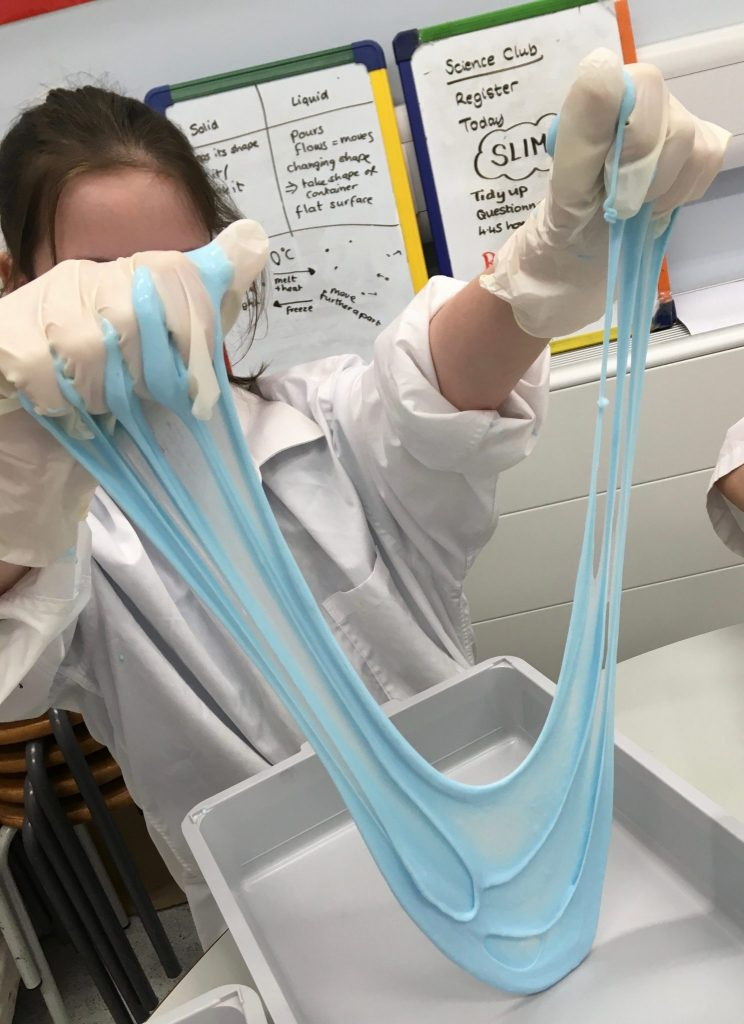
#> input picture Mzamomtsha All combined work/images/IMG_6467-744x1024.jpeg, 744 x 1024 px, given in place of the camera
$ python MotDec.py
#> lines starting #> are read from the running program, lines starting #| are printed output that depends on the picture
# import everytging
import imutils
from imutils.video import VideoStream
import argparse
import cv2

# construct the argument parser and parse the arguments
ap = argparse.ArgumentParser()
ap.add_argument("-v", "--video", help="path to the video file")
ap.add_argument("-a", "--min-area", type=int, default=500, help="minimum area size")
args = vars(ap.parse_args())

#load in webcam (remember to remove sticker)
vs = VideoStream(src=0).start()

#initialize the first frame in the video stream
firstFrame = None

#loop through the frames of the video
while True:
	#get the current frame and initialize the text
	frame = vs.read()
#> frame is the input picture: shape (1024, 744, 3); mean B, G, R 153.4, 158.3, 157.3
	#text on frame
	text = "Unoccupied"
	#resize the frame, convert it to grayscale, and blur it
	frame = imutils.resize(frame, width=500)
#> frame: shape (688, 500, 3)
	gray = cv2.cvtColor(frame, cv2.COLOR_BGR2GRAY)
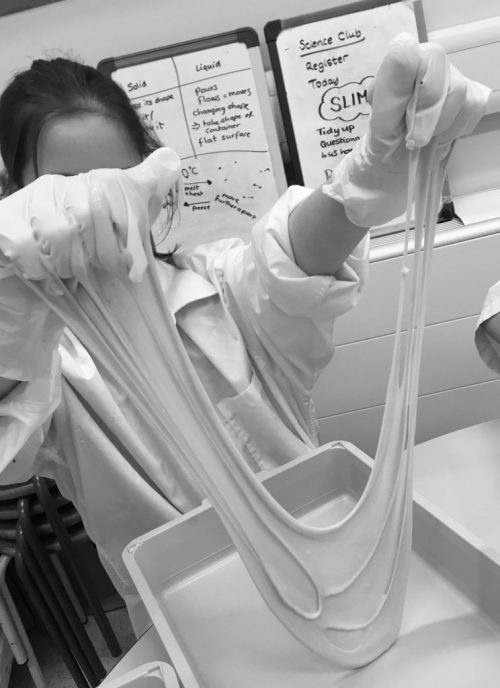
#> gray: shape (688, 500); min 1, max 254, mean 157.5
	gray = cv2.GaussianBlur(gray, (21, 21), 0)
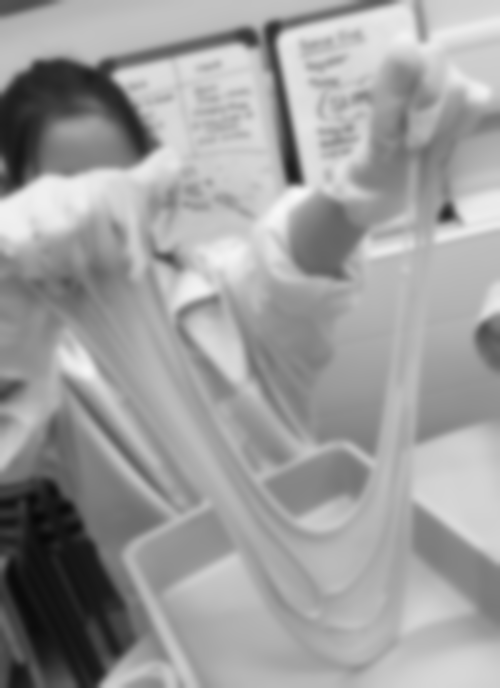
#> gray: shape (688, 500); min 8, max 248, mean 157.5
	# if the first frame is None, initialize it
	if firstFrame is None:
		firstFrame = gray
		continue
	#get the absolute difference between the current frame and the first frame
	frameDelta = cv2.absdiff(firstFrame, gray)
	thresh = cv2.threshold(frameDelta, 25, 255, cv2.THRESH_BINARY)[1]
	#dilate the thresholded image to fill in holes, then find contours on thresholded image
	thresh = cv2.dilate(thresh, None, iterations=2)
	cnts = cv2.findContours(thresh.copy(), cv2.RETR_EXTERNAL,
		cv2.CHAIN_APPROX_SIMPLE)
	cnts = imutils.grab_contours(cnts)
	#loop over the contours
	for c in cnts:
		#if the contour is too small, ignore it
		if cv2.contourArea(c) < args["min_area"]:
			continue
		#draw boxes over moving parts and update text
		(x, y, w, h) = cv2.boundingRect(c)
		cv2.rectangle(frame, (x, y), (x + w, y + h), (0, 255, 0), 2)
		text = "Occupied"
		#Write the text
	cv2.putText(frame, "Room Status: {}".format(text), (10, 20),
		cv2.FONT_HERSHEY_SIMPLEX, 0.5, (0, 105, 100), 2)
	#show the frame
	cv2.imshow("Motion detection", frame)
	#press esc to stop
	k = cv2.waitKey(30) & 0xff

	if k == 27:
		break
#stop the thing
cv2.destroyAllWindows()

$ run again, on Mzamomtsha All combined work/images/Image_2.jpg
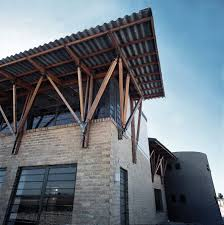
#> input picture Mzamomtsha All combined work/images/Image_2.jpg, 224 x 225 px, given in place of the camera
#> frame is the input picture: shape (225, 224, 3); mean B, G, R 124.6, 115.5, 106
#> frame: shape (502, 500, 3)
#> `gray = cv2.cvtColor(frame, cv2.COLOR_BGR2GRAY)`:
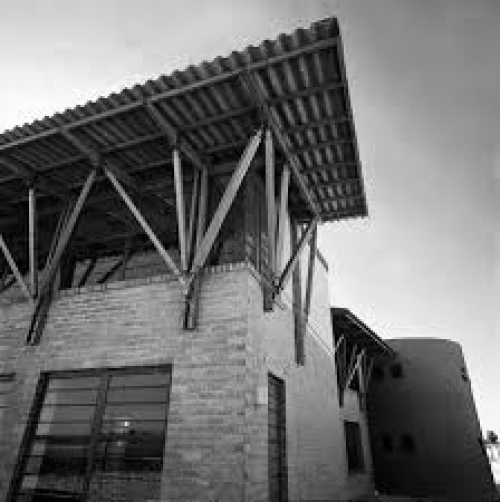
#> gray: shape (502, 500); min 0, max 255, mean 113.7
#> `gray = cv2.GaussianBlur(gray, (21, 21), 0)`:
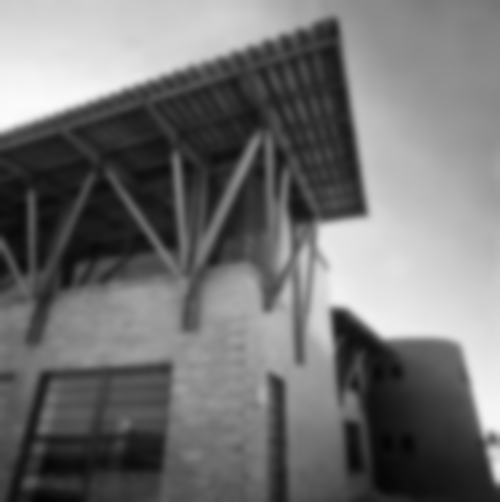
#> gray: shape (502, 500); min 3, max 251, mean 113.7

$ run again, on Mzamomtsha All combined work/images/slide1.jpg
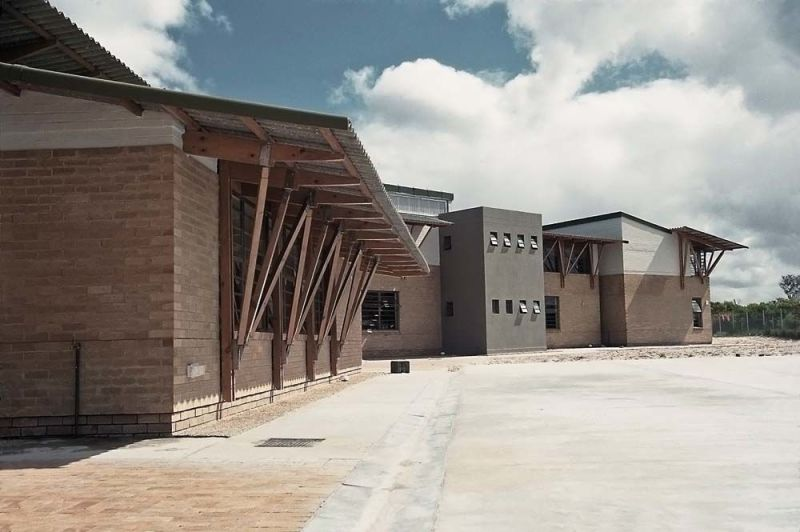
#> input picture Mzamomtsha All combined work/images/slide1.jpg, 800 x 532 px, given in place of the camera
#> frame is the input picture: shape (532, 800, 3); mean B, G, R 138.6, 144.2, 149.4
#> frame: shape (332, 500, 3)
#> `gray = cv2.cvtColor(frame, cv2.COLOR_BGR2GRAY)`:
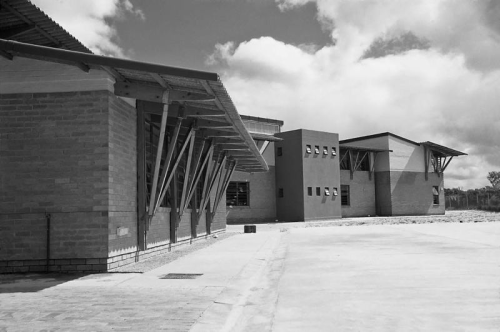
#> gray: shape (332, 500); min 3, max 244, mean 145.1
#> `gray = cv2.GaussianBlur(gray, (21, 21), 0)`:
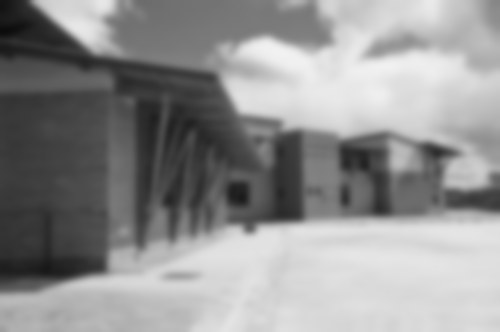
#> gray: shape (332, 500); min 12, max 241, mean 145.1
